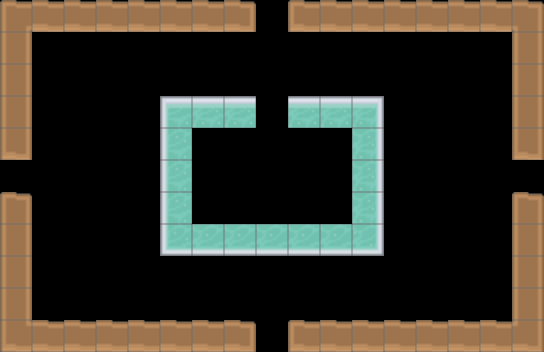

This game map was drawn from its Tiled (.tmx) file and the tilesets committed beside it. A one-line description and the full map source follow:
An orthogonal 17x11 tile map with 32x32 px tiles, 3 tile layers (TileLayer, EntityLayer, DestructibleLayer) and 5 objects (4x Chaser1, Chaser2).

<map version="1.0" tiledversion="1.1.1" orientation="orthogonal" renderorder="right-down" width="17" height="11" tilewidth="32" tileheight="32" infinite="0" nextobjectid="27">
 <properties>
  <property name="doorEast" type="bool" value="true" />
  <property name="doorNorth" type="bool" value="false" />
  <property name="doorSouth" type="bool" value="true" />
  <property name="doorWest" type="bool" value="true" />
  <property name="type" type="int" value="0" />
 </properties>
 <tileset firstgid="1" source="testTileSet.tsx" />
 <layer name="TileLayer" width="17" height="11">
  <data encoding="csv">
178,176,176,176,176,176,176,177,0,175,176,176,176,176,176,176,179,
210,0,0,0,0,0,0,0,0,0,0,0,0,0,0,0,210,
210,0,0,0,0,0,0,0,0,0,0,0,0,0,0,0,210,
210,0,0,0,0,0,0,0,0,0,0,0,0,0,0,0,210,
207,0,0,0,0,0,0,0,0,0,0,0,0,0,0,0,207,
0,0,0,0,0,0,0,0,0,0,0,0,0,0,0,0,0,
174,0,0,0,0,0,0,0,0,0,0,0,0,0,0,0,174,
210,0,0,0,0,0,0,0,0,0,0,0,0,0,0,0,210,
210,0,0,0,0,0,0,0,0,0,0,0,0,0,0,0,210,
210,0,0,0,0,0,0,0,0,0,0,0,0,0,0,0,210,
211,176,176,176,176,176,176,177,0,175,176,176,176,176,176,176,212
</data>
 </layer>
 <layer name="EntityLayer" width="17" height="11">
  <data encoding="csv">
0,0,0,0,0,0,0,0,0,0,0,0,0,0,0,0,0,
0,0,0,0,0,0,0,0,0,0,0,0,0,0,0,0,0,
0,0,0,0,0,0,0,0,0,0,0,0,0,0,0,0,0,
0,0,0,0,0,0,0,0,0,0,0,0,0,0,0,0,0,
0,0,0,0,0,0,0,0,0,0,0,0,0,0,0,0,0,
0,0,0,0,0,0,0,0,0,0,0,0,0,0,0,0,0,
0,0,0,0,0,0,0,0,0,0,0,0,0,0,0,0,0,
0,0,0,0,0,0,0,0,0,0,0,0,0,0,0,0,0,
0,0,0,0,0,0,0,0,0,0,0,0,0,0,0,0,0,
0,0,0,0,0,0,0,0,0,0,0,0,0,0,0,0,0,
0,0,0,0,0,0,0,0,0,0,0,0,0,0,0,0,0
</data>
 </layer>
 <layer name="DestructibleLayer" width="17" height="11">
  <data encoding="csv">
0,0,0,0,0,0,0,0,0,0,0,0,0,0,0,0,0,
0,0,0,0,0,0,0,0,0,0,0,0,0,0,0,0,0,
0,0,0,0,0,0,0,0,0,0,0,0,0,0,0,0,0,
0,0,0,0,0,336,337,337,0,337,337,338,0,0,0,0,0,
0,0,0,0,0,369,0,0,0,0,0,371,0,0,0,0,0,
0,0,0,0,0,369,0,0,0,0,0,371,0,0,0,0,0,
0,0,0,0,0,369,0,0,0,0,0,371,0,0,0,0,0,
0,0,0,0,0,402,403,403,403,403,403,404,0,0,0,0,0,
0,0,0,0,0,0,0,0,0,0,0,0,0,0,0,0,0,
0,0,0,0,0,0,0,0,0,0,0,0,0,0,0,0,0,
0,0,0,0,0,0,0,0,0,0,0,0,0,0,0,0,0
</data>
 </layer>
 <objectgroup name="EnemyLayer">
  <object id="21" name="Chaser2" x="228.667" y="166.667" width="21" height="19.3333">
   <properties>
    <property name="enemyID" type="int" value="0" />
    <property name="type" type="int" value="0" />
   </properties>
  </object>
  <object id="22" name="Chaser1" x="294" y="169.667" width="22" height="16.3333">
   <properties>
    <property name="enemyID" type="int" value="0" />
    <property name="type" type="int" value="0" />
   </properties>
  </object>
  <object id="24" name="Chaser1" x="256" y="146.833" width="22" height="16.3333">
   <properties>
    <property name="enemyID" type="int" value="0" />
    <property name="type" type="int" value="0" />
   </properties>
  </object>
  <object id="25" name="Chaser1" x="225" y="201.833" width="22" height="16.3333">
   <properties>
    <property name="enemyID" type="int" value="0" />
    <property name="type" type="int" value="0" />
   </properties>
  </object>
  <object id="26" name="Chaser1" x="294" y="201.833" width="22" height="16.3333">
   <properties>
    <property name="enemyID" type="int" value="0" />
    <property name="type" type="int" value="0" />
   </properties>
  </object>
 </objectgroup>
</map>
